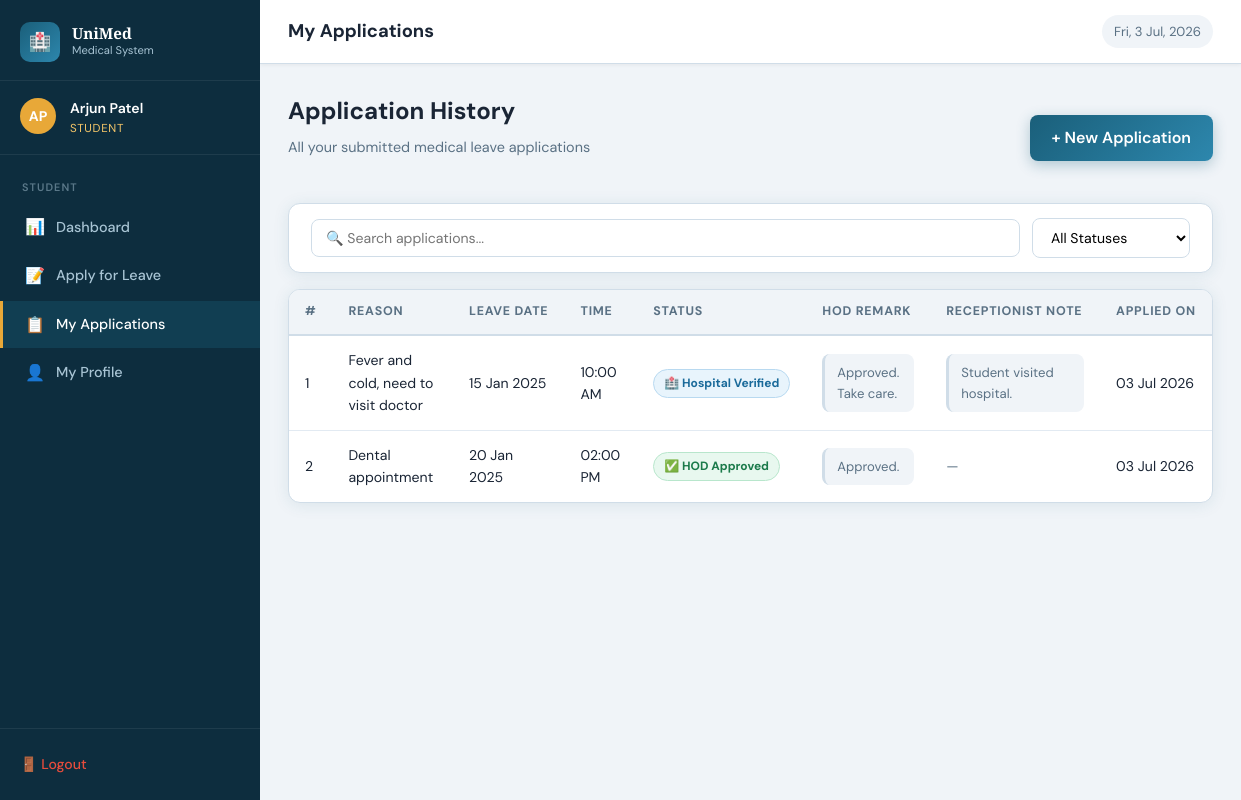
/student/history.php (signed in), run on the app's committed database.
### tables this page shows
CREATE TABLE IF NOT EXISTS applications (
    id INT AUTO_INCREMENT PRIMARY KEY,
    student_id INT NOT NULL,
    hod_id VARCHAR(20) NOT NULL,
    reason TEXT NOT NULL,
    leave_date DATE NOT NULL,
    leave_time TIME NOT NULL,
    status ENUM('pending','hod_approved','hod_rejected','receptionist_verified') DEFAULT 'pending',
    hod_remark TEXT DEFAULT NULL,
    receptionist_remark TEXT DEFAULT NULL,
    hod_action_at DATETIME DEFAULT NULL,
    receptionist_action_at DATETIME DEFAULT NULL,
    created_at DATETIME DEFAULT CURRENT_TIMESTAMP,
    FOREIGN KEY (student_id) REFERENCES users(id) ON DELETE CASCADE
);

### student/history.php (the view, shortened to what this page needs)
<?php
require_once '../config/helpers.php';
$db  = getDB();
$uid = $_SESSION['user_id'];
$stmt = $db->prepare("SELECT * FROM applications WHERE student_id=? ORDER BY created_at DESC");
$stmt->bind_param("i", $uid);
$stmt->execute();
$apps = $stmt->get_result()->fetch_all(MYSQLI_ASSOC);
?>
<!DOCTYPE html>
<html lang="en">
<head>
<link rel="stylesheet" href="../assets/css/style.css">
</head>
<body>
<div class="layout">
<?php include '../config/sidebar.php'; ?>
<div class="main-content">
    <div class="topbar">
        <div class="topbar-left">
            <h2>My Applications</h2>
        </div>
        <div class="topbar-right">
            <span class="topbar-date" id="currentDate"></span>
        </div>
    </div>
    <div class="page-body">
        <div class="section-header">
            <div>
                <p class="page-title">Application History</p>
                <p class="page-subtitle">All your submitted medical leave applications</p>
            </div>
            <a href="apply.php" class="btn btn-primary" style="width:auto;padding:10px 22px;">+ New Application</a>
        </div>
        <div class="card" style="margin-bottom:16px;">
            <div class="card-body" style="padding:14px 22px;display:flex;gap:12px;flex-wrap:wrap;align-items:center;">
                <input type="text" id="tableSearch" placeholder="🔍 Search applications..." style="flex:1;min-width:200px;padding:9px 14px;border:1.5px solid var(--border);border-radius:var(--radius-sm);font-family:inherit;font-size:0.88rem;">
                <select id="statusFilter" style="padding:9px 14px;border:1.5px solid var(--border);border-radius:var(--radius-sm);font-family:inherit;font-size:0.88rem;background:white;">
                    <option value="">All Statuses</option>
                </select>
            </div>
        </div>
        <div class="card">
            <div class="card-body" style="padding:0;">
                <?php if (empty($apps)): ?>
                <div class="empty-state">
                    <div class="empty-icon">📭</div>
                    <h3>No applications found</h3>
                    <p>You haven't submitted any medical leave applications yet.</p>
                    <br><a href="apply.php" class="btn btn-primary" style="width:auto;padding:10px 24px;">Apply Now</a>
                </div>
                <?php else: ?>
                <div class="table-wrap">
                <table>
                    <thead><tr>
                        <th>#</th>
                        <th>Reason</th>
                        <th>Leave Date</th>
                        <th>Time</th>
                        <th>Status</th>
                        <th>HOD Remark</th>
                        <th>Receptionist Note</th>
                        <th>Applied On</th>
                    </tr></thead>
                    <tbody>
                    <?php foreach ($apps as $i => $app): ?>
                    <tr>
                        <td><?= $i+1 ?></td>
                        <td style="max-width:200px;"><?= sanitize($app['reason']) ?></td>
                        <td><?= date('d M Y', strtotime($app['leave_date'])) ?></td>
                        <td><?= date('h:i A', strtotime($app['leave_time'])) ?></td>
                        <td><?= statusBadge($app['status']) ?></td>
                        <td>
                            <?php if ($app['hod_remark']): ?>
                            <div class="remark-box"><?= sanitize($app['hod_remark']) ?></div>
                            <?php else: ?><span class="text-muted">—</span><?php endif; ?>
                        </td>
                        <td>
                            <?php if ($app['receptionist_remark']): ?>
                            <div class="remark-box"><?= sanitize($app['receptionist_remark']) ?></div>
                            <?php else: ?><span class="text-muted">—</span><?php endif; ?>
                        </td>
                        <td><?= date('d M Y', strtotime($app['created_at'])) ?></td>
                    </tr>
                    <?php endforeach; ?>
                    </tbody>
                </table>
                </div>
                <?php endif; ?>
            </div>
        </div>
    </div>
</div>
</div>
</body>
</html>

### config/helpers.php (shortened to what this page needs)
<?php
function sanitize($str) {
    return htmlspecialchars(strip_tags(trim($str)));
}
function statusBadge($status) {
    $map = [
        'pending'               => ['label' => '⏳ Pending',            'class' => 'badge-pending'],
        'hod_approved'          => ['label' => '✅ HOD Approved',        'class' => 'badge-approved'],
        'hod_rejected'          => ['label' => '❌ HOD Rejected',        'class' => 'badge-rejected'],
        'receptionist_verified' => ['label' => '🏥 Hospital Verified',   'class' => 'badge-verified'],
    ];
    $s = $map[$status] ?? ['label' => ucfirst($status), 'class' => 'badge-pending'];
    return '<span class="badge ' . $s['class'] . '">' . $s['label'] . '</span>';
}
?>

### assets/css/style.css (style rules this page uses)
:root { --primary: #1a5f7a; --primary-light: #2d87ad; --primary-dark: #0f3d52; --accent: #e8a838; --accent-light: #f5c668; --danger: #c0392b; --danger-light: #e74c3c; --success: #1a7a4a; --success-light: #27ae60; --warning: #e67e22; --info: #2980b9; --bg: #f0f4f8; --bg-dark: #e2eaf2; --sidebar-bg: #0d2d3e; --sidebar-text: #a8c4d4; --sidebar-active: #1a5f7a; --card-bg: #ffffff; --text: #1a2535; --text-muted: #5a7184; --border: #d0dde8; --shadow: 0 2px 16px rgba(26,95,122,0.10); --shadow-lg: 0 8px 32px rgba(26,95,122,0.16); --radius: 12px; --radius-sm: 8px; --sidebar-width: 260px; --header-height: 64px; }
*, *::before, *::after { box-sizing: border-box; margin: 0; padding: 0; }
body { font-family: 'DM Sans', sans-serif; background: var(--bg); color: var(--text); min-height: 100vh; font-size: 15px; line-height: 1.6; }
a { color: var(--primary); text-decoration: none; }
.btn { display: inline-flex; align-items: center; justify-content: center; gap: 8px; padding: 11px 24px; border-radius: var(--radius-sm); font-family: 'DM Sans', sans-serif; font-size: 0.92rem; font-weight: 600; cursor: pointer; border: none; transition: all 0.2s; text-decoration: none; white-space: nowrap; }
.btn-primary { background: linear-gradient(135deg, var(--primary), var(--primary-light)); color: white; width: 100%; padding: 13px; font-size: 1rem; box-shadow: 0 4px 14px rgba(26,95,122,0.30); }
.layout { display: flex; min-height: 100vh; }
.main-content { margin-left: var(--sidebar-width); flex: 1; min-height: 100vh; display: flex; flex-direction: column; }
.topbar { height: var(--header-height); background: white; border-bottom: 1px solid var(--border); display: flex; align-items: center; justify-content: space-between; padding: 0 28px; position: sticky; top: 0; z-index: 50; box-shadow: 0 1px 4px rgba(0,0,0,0.06); }
.topbar-left { display: flex; align-items: center; gap: 14px; }
.topbar h2 { font-size: 1.15rem; font-weight: 700; color: var(--text); }
.topbar-right { display: flex; align-items: center; gap: 14px; }
.topbar-date { font-size: 0.82rem; color: var(--text-muted); background: var(--bg); padding: 6px 12px; border-radius: 20px; }
.page-body { padding: 28px; flex: 1; }
.card { background: var(--card-bg); border-radius: var(--radius); border: 1px solid var(--border); box-shadow: var(--shadow); overflow: hidden; margin-bottom: 24px; }
.card-body { padding: 22px; }
.table-wrap { overflow-x: auto; }
table { width: 100%; border-collapse: collapse; font-size: 0.88rem; }
thead tr { background: var(--bg); border-bottom: 2px solid var(--border); }
th { padding: 12px 16px; text-align: left; font-size: 0.78rem; font-weight: 700; text-transform: uppercase; letter-spacing: 0.06em; color: var(--text-muted); white-space: nowrap; }
td { padding: 13px 16px; border-bottom: 1px solid var(--bg-dark); color: var(--text); vertical-align: middle; }
tbody tr:last-child td { border-bottom: none; }
.badge { display: inline-flex; align-items: center; gap: 4px; padding: 4px 10px; border-radius: 20px; font-size: 0.75rem; font-weight: 700; white-space: nowrap; }
.badge-approved { background: #e8f8ef; color: #1a7a4a; border: 1px solid #b8e6cc; }
.badge-verified { background: #e8f4fc; color: #1a6a9a; border: 1px solid #b8d9f0; }
.remark-box { background: var(--bg); border-radius: var(--radius-sm); padding: 8px 12px; font-size: 0.82rem; color: var(--text-muted); border-left: 3px solid var(--border); max-width: 200px; }
.text-muted { color: var(--text-muted); }
.page-title { font-size: 1.5rem; font-weight: 700; color: var(--text); margin-bottom: 6px; }
.page-subtitle { color: var(--text-muted); font-size: 0.9rem; margin-bottom: 24px; }
.section-header { display: flex; align-items: center; justify-content: space-between; margin-bottom: 20px; }

### data on the page
applications: reason "Fever and cold, need to visit doctor", leave_date "15 Jan 2025", leave_time "10:00 AM", status "🏥 Hospital Verified", hod_remark "Approved. Take care.", receptionist_remark "Student visited hospital.", created_at "03 Jul 2026"
applications: reason "Dental appointment", leave_date "20 Jan 2025", leave_time "02:00 PM", status "✅ HOD Approved", hod_remark "Approved.", created_at "03 Jul 2026"

### other printed values
getInitials($_SESSION['name']) "AP"
$_SESSION['name'] "Arjun Patel"
roleName($_SESSION['role']) "STUDENT"
